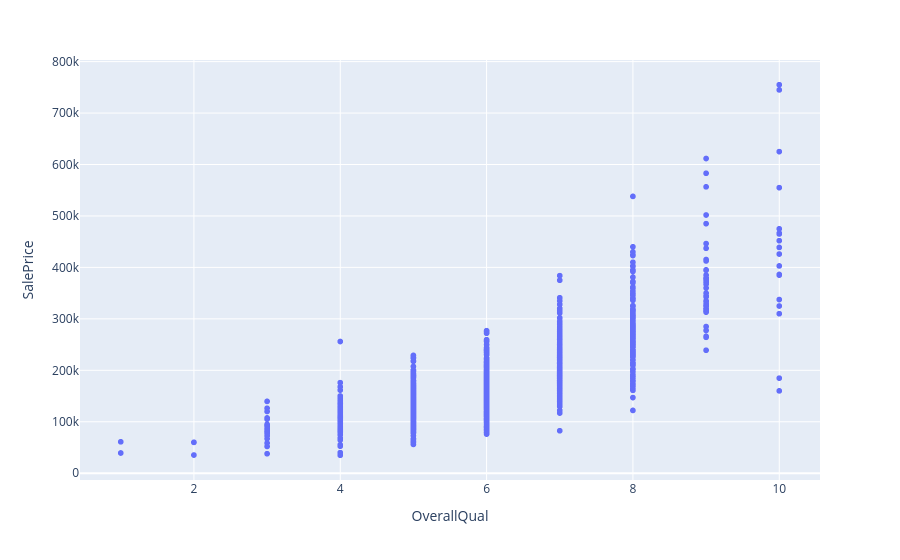

The notebook cell saved with this chart:
### Code cell
px.scatter(fe_df, x="OverallQual", y="SalePrice")

### Figure 1 — Plotly figure (JSON) as saved in the notebook; plotly's stock layout.template omitted (floating-point values rounded to 4 significant figures; data arrays with more than 128 entries replaced by an {"elided": "..."} marker saying what was removed)
{"data": [{"hovertemplate": "OverallQual=%{x}<br>SalePrice=%{y}<extra></extra>", "legendgroup": "", "marker": {"color": "#636efa", "symbol": "circle"}, "mode": "markers", "name": "", "showlegend": false, "type": "scattergl", "x": {"elided": "1460 int values"}, "xaxis": "x", "y": {"elided": "1460 int values"}, "yaxis": "y"}], "layout": {"legend": {"tracegroupgap": 0}, "margin": {"t": 60}, "xaxis": {"anchor": "y", "domain": [0, 1], "title": {"text": "OverallQual"}}, "yaxis": {"anchor": "x", "domain": [0, 1], "title": {"text": "SalePrice"}}}}
